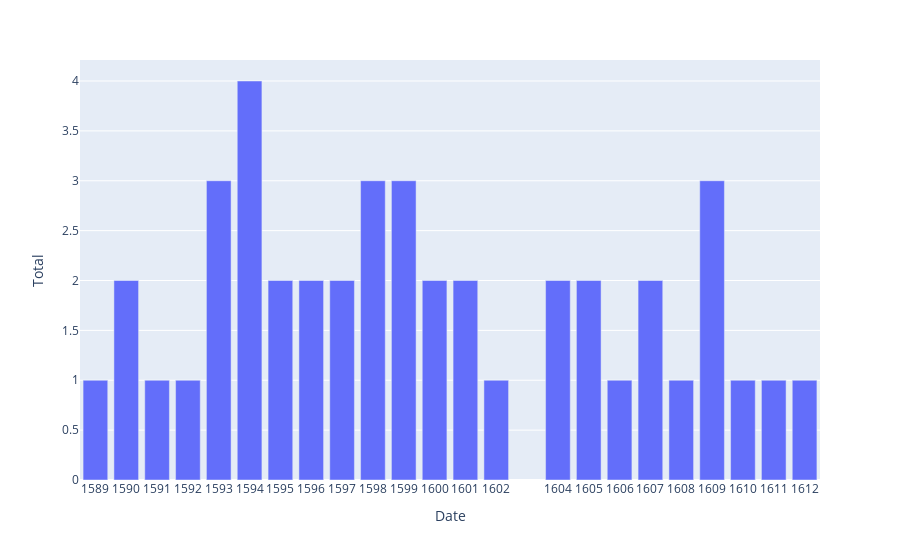

Source (notebook cell):
### Code cell
import plotly.express as px

fig = px.bar(works_per_year, x=works_per_year.index, y='Total')
fig.update_xaxes(tickmode='array',
                tickvals=works_per_year.index)
fig.show()

### Figure 1 — Plotly figure (JSON) as saved in the notebook; plotly's stock layout.template omitted (floating-point values rounded to 4 significant figures)
{"data": [{"alignmentgroup": "True", "hovertemplate": "Date=%{x}<br>Total=%{y}<extra></extra>", "legendgroup": "", "marker": {"color": "#636efa", "pattern": {"shape": ""}}, "name": "", "offsetgroup": "", "orientation": "v", "showlegend": false, "textposition": "auto", "type": "bar", "x": [1589, 1590, 1591, 1592, 1593, 1594, 1595, 1596, 1597, 1598, 1599, 1600, 1601, 1602, 1604, 1605, 1606, 1607, 1608, 1609, 1610, 1611, 1612], "xaxis": "x", "y": [1, 2, 1, 1, 3, 4, 2, 2, 2, 3, 3, 2, 2, 1, 2, 2, 1, 2, 1, 3, 1, 1, 1], "yaxis": "y"}], "layout": {"barmode": "relative", "legend": {"tracegroupgap": 0}, "margin": {"t": 60}, "xaxis": {"anchor": "y", "domain": [0, 1], "tickmode": "array", "tickvals": [1589, 1590, 1591, 1592, 1593, 1594, 1595, 1596, 1597, 1598, 1599, 1600, 1601, 1602, 1604, 1605, 1606, 1607, 1608, 1609, 1610, 1611, 1612], "title": {"text": "Date"}}, "yaxis": {"anchor": "x", "domain": [0, 1], "title": {"text": "Total"}}}}
